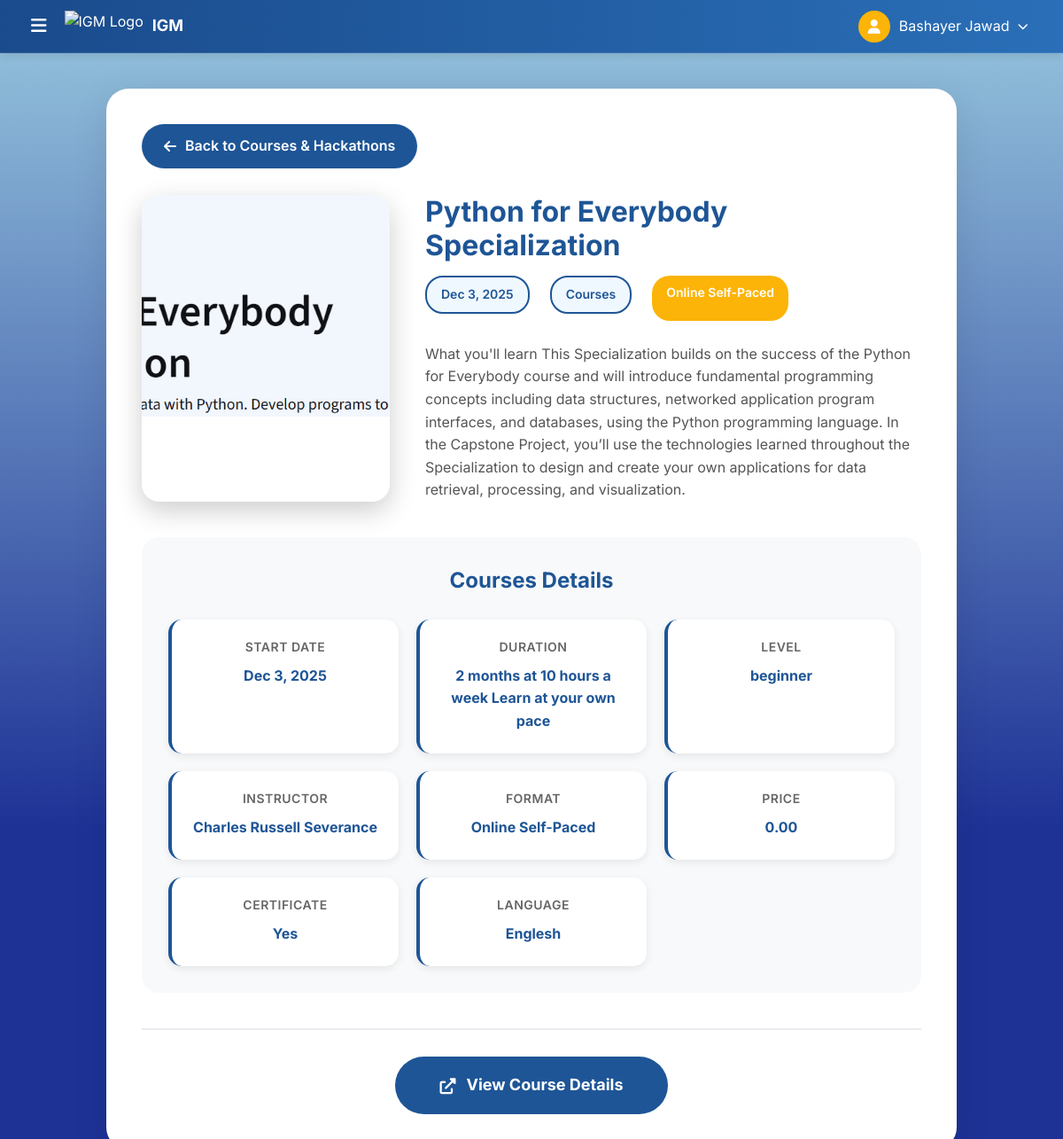
Page /course_details.php?id=7&type=courses (signed in) on the committed database.
### tables this page shows
CREATE TABLE `courses` (
  `id` int(11) NOT NULL,
  `title` varchar(255) NOT NULL,
  `description` text DEFAULT NULL,
  `date` date NOT NULL DEFAULT '2024-01-01',
  `instructor` varchar(255) DEFAULT NULL,
  `format` varchar(100) DEFAULT NULL,
  `duration` varchar(100) DEFAULT NULL,
  `level` enum('beginner','intermediate','advanced') DEFAULT 'beginner',
  `price` decimal(10,2) DEFAULT 0.00,
  `certificate` varchar(50) DEFAULT NULL,
  `language` varchar(50) DEFAULT NULL,
  `category` varchar(100) DEFAULT NULL,
  `image_url` varchar(500) DEFAULT NULL,
  `status` enum('active','inactive','draft') DEFAULT 'draft',
  `created_by` int(11) DEFAULT NULL,
  `created_at` timestamp NOT NULL DEFAULT current_timestamp(),
  `updated_at` timestamp NOT NULL DEFAULT current_timestamp() ON UPDATE current_timestamp(),
  `external_link` varchar(500) DEFAULT NULL
);

### course_details.php (the view, shortened to what this page needs)
<?php
require_once 'db_config.php';
try {
    $stmt = $pdo->prepare("SELECT * FROM users WHERE id = ?");
    $stmt->execute([$_SESSION['user_id']]);
    $user = $stmt->fetch();
} catch(PDOException $e) {
    die("Database error: " . $e->getMessage());
}
$item_id = isset($_GET['id']) ? intval($_GET['id']) : 0;
$item_type = isset($_GET['type']) ? $_GET['type'] : '';
$selected_item = null;
if ($item_id > 0 && in_array($item_type, ['courses', 'hackathons'])) {
    $table = $item_type;
    try {
        $stmt = $pdo->prepare("SELECT * FROM $table WHERE id = ?");
        $stmt->execute([$item_id]);
        $selected_item = $stmt->fetch();
        if ($selected_item) {
            $selected_item['type'] = ucfirst($item_type);
        }
    } catch(PDOException $e) {
        error_log("Database error: " . $e->getMessage());
    }
}
?>
<!DOCTYPE html>
<html lang="en" dir="ltr">
<head>
    <link rel="stylesheet" href="https://cdnjs.cloudflare.com/ajax/libs/font-awesome/6.0.0-beta3/css/all.min.css">
    <link rel="stylesheet" href="style.css">
</head>
<body>
   <div class="top-nav">
        <div class="nav-left">
            <button class="menu-toggle" id="menuToggle">
                <i class="fas fa-bars"></i>
            </button>
            <div class="logo">
                <img src="https://framerusercontent.com/images/hOzQ20FaHtHA2R9E2cxsUJ47M.png?width=67&height=74" alt="IGM Logo">
                <span class="logo-text">IGM</span>
            </div>
        </div>
        <div class="user-section">
            <div class="user-info" id="userInfo">
                <div class="user-avatar">
                    <i class="fas fa-user"></i>
                </div>
                <span id="userDisplayName"><?php echo htmlspecialchars($user['full_name']); ?></span>
                <i class="fas fa-chevron-down" style="font-size: 12px;"></i>
            </div>
        </div>
    </div>
    <div class="container">
        <div class="main-content">
            <a href="hakathons.php" class="back-button">
                <i class="fas fa-arrow-left"></i> Back to Courses & Hackathons
            </a>
            <?php if ($selected_item): ?>
            <div class="item-header">
                <div class="item-image">
                    <img src="<?php echo $selected_item['image_url'] ?: 'https://via.placeholder.com/500x300?text=No+Image'; ?>" alt="<?php echo $selected_item['title']; ?>">
                </div>
                <div class="item-info">
                    <h1 class="item-title"><?php echo $selected_item['title']; ?></h1>
                    <div class="item-meta">
                        <span class="meta-badge"><?php echo date('M j, Y', strtotime($selected_item['date'])); ?></span>
                        <span class="meta-badge"><?php echo $selected_item['type']; ?></span>
                        <span class="format-badge"><?php echo $selected_item['format'] ?? 'Online'; ?></span>
                    </div>
                    <p class="item-description"><?php echo $selected_item['description']; ?></p>
                </div>
            </div>
            <div class="details-section">
                <h2 class="details-title"><?php echo $selected_item['type']; ?> Details</h2>
                <div class="details-grid">
                    <?php if ($selected_item['type'] === 'Hackathons'): ?>
                        <div class="detail-item">
                            <div class="detail-label">Duration</div>
                            <div class="detail-value"><?php echo $selected_item['duration']; ?></div>
                        </div>
                        <div class="detail-item">
                            <div class="detail-label">Location</div>
                            <div class="detail-value"><?php echo $selected_item['location']; ?></div>
                        </div>
                        <div class="detail-item">
                            <div class="detail-label">Format</div>
                            <div class="detail-value"><?php echo $selected_item['format']; ?></div>
                        </div>
                        <div class="detail-item">
                            <div class="detail-label">Prize Pool</div>
                            <div class="detail-value"><?php echo $selected_item['prize']; ?></div>
                        </div>
                        <div class="detail-item">
                            <div class="detail-label">Registration Deadline</div>
                            <div class="detail-value"><?php echo date('M j, Y', strtotime($selected_item['registration_deadline'])); ?></div>
                        </div>
                        <div class="detail-item">
                            <div class="detail-label">Organizer</div>
                            <div class="detail-value"><?php echo $selected_item['organizer']; ?></div>
                        </div>
                    <?php else: ?>
                        <div class="detail-item">
                            <div class="detail-label">Start Date</div>
                            <div class="detail-value"><?php echo date('M j, Y', strtotime($selected_item['date'])); ?></div>
                        </div>
                        <div class="detail-item">
                            <div class="detail-label">Duration</div>
                            <div class="detail-value"><?php echo $selected_item['duration']; ?></div>
                        </div>
                        <div class="detail-item">
                            <div class="detail-label">Level</div>
                            <div class="detail-value"><?php echo $selected_item['level']; ?></div>
                        </div>
                        <div class="detail-item">
                            <div class="detail-label">Instructor</div>
                            <div class="detail-value"><?php echo $selected_item['instructor']; ?></div>
                        </div>
                        <div class="detail-item">
                            <div class="detail-label">Format</div>
                            <div class="detail-value"><?php echo $selected_item['format']; ?></div>
                        </div>
                        <div class="detail-item">
                            <div class="detail-label">Price</div>
                            <div class="detail-value"><?php echo $selected_item['price']; ?></div>
                        </div>
                        <div class="detail-item">
                            <div class="detail-label">Certificate</div>
                            <div class="detail-value"><?php echo $selected_item['certificate']; ?></div>
                        </div>
                        <div class="detail-item">
                            <div class="detail-label">Language</div>
                            <div class="detail-value"><?php echo $selected_item['language']; ?></div>
                        </div>
                    <?php endif; ?>
                </div>
            </div>
            <div class="action-section">
                <?php if (!empty($selected_item['external_link'])): ?>
                    <a href="<?php echo $selected_item['external_link']; ?>" target="_blank" class="action-button">
                        <i class="fas fa-external-link-alt"></i>
                        <?php echo $selected_item['type'] === 'Hackathons' ? 'View Hackathon Details' : 'View Course Details'; ?>
                    </a>
                <?php endif; ?>
            </div>
            <?php endif; ?>
        </div>
    </div>
</body>
</html>

### course_details.php (style rules this page uses)
* { margin: 0; padding: 0; box-sizing: border-box; }
body { font-family: 'Inter', sans-serif; background: linear-gradient(#97c6de 0%, #1e3296 71%); min-height: 100vh; color: #333; line-height: 1.6; }
.container { max-width: 1000px; margin: 0 auto; padding: 20px; }
.top-nav { background-color: #1e5596; color: white; padding: 12px 30px; display: flex; justify-content: space-between; align-items: center; box-shadow: 0 2px 10px rgba(0,0,0,0.1); position: fixed; top: 0; left: 0; right: 0; z-index: 1000; height: 60px; }
.nav-left { display: flex; align-items: center; gap: 15px; }
.menu-toggle { background: none; border: none; color: white; font-size: 20px; cursor: pointer; padding: 5px; border-radius: 4px; transition: background-color 0.3s; }
.logo { display: flex; align-items: center; gap: 10px; }
.logo img { height: 35px; width: auto; }
.logo-text { font-weight: bold; font-size: 18px; }
.user-section { position: relative; display: flex; align-items: center; gap: 15px; }
.user-info { display: flex; align-items: center; gap: 10px; cursor: pointer; padding: 5px 10px; border-radius: 4px; transition: background-color 0.3s; }
.user-avatar { width: 36px; height: 36px; border-radius: 50%; background-color: #fcb408; display: flex; align-items: center; justify-content: center; font-weight: bold; color: white; }
.main-content { background: white; border-radius: 25px; padding: 40px; margin-top: 80px; box-shadow: 0 10px 40px rgba(0, 0, 0, 0.1); }
.back-button { background: #1e5596; color: white; border: none; padding: 12px 25px; border-radius: 50px; cursor: pointer; font-size: 16px; font-weight: 600; text-decoration: none; display: inline-flex; align-items: center; gap: 10px; margin-bottom: 30px; transition: all 0.3s ease; }
.item-header { display: grid; grid-template-columns: 1fr 2fr; gap: 40px; margin-bottom: 40px; }
.item-image { border-radius: 20px; overflow: hidden; box-shadow: 0 10px 30px rgba(0, 0, 0, 0.2); }
.item-image img { width: 100%; height: 250px; object-fit: cover; }
.item-info { display: flex; flex-direction: column; gap: 15px; }
.item-title { font-size: 32px; font-weight: 700; color: #1e5596; line-height: 1.2; }
.item-meta { display: flex; gap: 15px; flex-wrap: wrap; }
.meta-badge { background: #f0f8ff; color: #1e5596; padding: 8px 16px; border-radius: 20px; font-weight: 600; font-size: 14px; border: 2px solid #1e5596; }
.format-badge { background: #fcb408; color: white; padding: 8px 16px; border-radius: 20px; font-weight: 600; font-size: 14px; }
.item-description { font-size: 16px; line-height: 1.6; color: #555; margin-top: 10px; }
.details-section { background: #f8f9fa; border-radius: 20px; padding: 30px; margin: 30px 0; }
.details-title { font-size: 24px; font-weight: 700; color: #1e5596; margin-bottom: 25px; text-align: center; }
.details-grid { display: grid; grid-template-columns: repeat(auto-fit, minmax(250px, 1fr)); gap: 20px; }
.detail-item { display: flex; flex-direction: column; gap: 8px; padding: 20px; background: white; border-radius: 15px; border-left: 4px solid #1e5596; box-shadow: 0 3px 10px rgba(0, 0, 0, 0.08); }
.detail-label { font-weight: 600; color: #666; font-size: 14px; text-transform: uppercase; letter-spacing: 0.5px; }
.detail-value { font-weight: 700; color: #1e5596; font-size: 16px; }
.action-section { text-align: center; margin-top: 40px; padding-top: 30px; border-top: 2px solid #e9ecef; }
.action-button { background: #1e5596; color: white; border: none; padding: 18px 50px; border-radius: 50px; font-size: 18px; font-weight: 700; cursor: pointer; text-decoration: none; display: inline-flex; align-items: center; gap: 12px; transition: all 0.3s ease; text-align: center; }

### rows in the picture
courses: image_url (picture), title "Python for Everybody Specialization", date "Dec 3, 2025", format "Online Self-Paced", description "What you'll learn This Specialization builds on the success of the Python for Everybody course and will introduce fundamental programming concepts including data structures, networked application program interfaces, and databases, using the Python programming language. In the Capstone Project, you’ll use the technologies learned throughout the Specialization to design and create your own applications for data retrieval, processing, and visualization.", duration "2 months at 10 hours a week Learn at your own pace", level "beginner", instructor "Charles Russell Severance", price "0.00", certificate "Yes", language "Englesh"

### other values in the picture
$selected_item['type'] "Courses"
